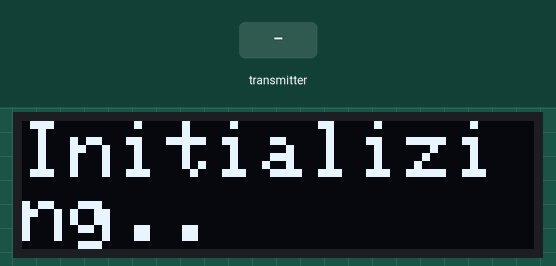
Bench run of a sketch on a simulated ESP32. On the bench: 128×32 one-colour display. The inputs (shaded band) are chosen by the test bench. What the sketch prints to the serial monitor is not drawn.

Above: at 1.2 s.
1.3 s: the transmitter starts sending waterLevelInPercentage = 0
At 2.5 s:
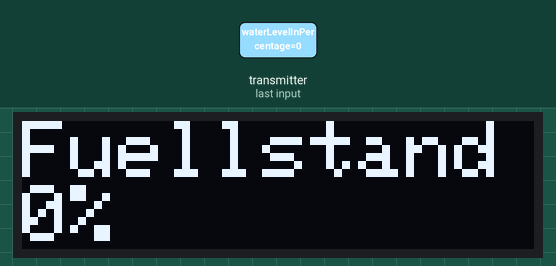
2.8 s: the transmitter starts sending waterLevelInPercentage = 25
At 3.7 s:
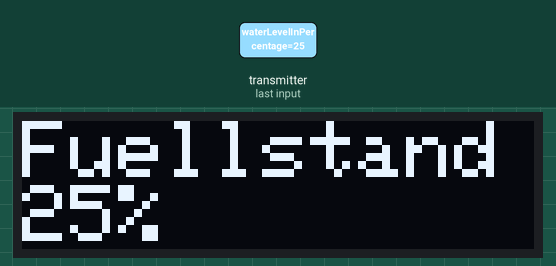
Timing chart, 0 to 5.8 s (numbered marks = the images above; inputs shaded):
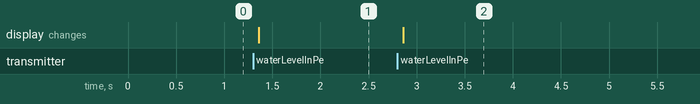

The sketch:

Server.ino
```cpp
#include "display.h"
#include <esp_now.h>
#include <WiFi.h>

// Structure example to receive data
// Must match the sender structure
typedef struct struct_message {
  int waterLevelInPercentage;
} struct_message;

// Create a struct_message called myData
struct_message _notificationData;
Oled_Display_128_32* oled = nullptr;

#define SDA_pin 3
#define SCL_pin 2

// callback function that will be executed when data is received
void OnDataRecv(const uint8_t * mac, const uint8_t *incomingData, int len) {
  memcpy(&_notificationData, incomingData, sizeof(_notificationData));
  // RemoteXY.waterlevel_control = static_cast<float>(_notificationData.waterLevelInPercentage);
  int level = static_cast<int>(_notificationData.waterLevelInPercentage);

  std::string result = std::to_string(level) + "%";
  const char* message = result.c_str();

  oled->PrintTextOnDisplay("Fuellstand",LINE_1, true, false);
  oled->PrintTextOnDisplay(message, LINE_2, false, true);
}

void setup() {
  // Initialize Serial Monitor
  Serial.begin(115200);

  oled = new Oled_Display_128_32(SDA_pin, SCL_pin);
  // Set device as a Wi-Fi Station
  WiFi.mode(WIFI_STA);

  // oled->Clear();
  oled->PrintTextOnDisplay("Initializing..",LINE_1,true,true);
  // oled->Flush();

  // Init ESP-NOW
  if (esp_now_init() != ESP_OK) {
    Serial.println("Error initializing ESP-NOW");
    return;
  }

  // Once ESPNow is successfully Init, we will register for recv CB to
  // get recv packer info
  esp_now_register_recv_cb(esp_now_recv_cb_t(OnDataRecv));
}

void loop() {

}
```

display.cpp
```cpp
#include "display.h"
#include <SPI.h>
#include <Wire.h>
#include <Adafruit_GFX.h>
#include <Adafruit_SSD1306.h>

    #define OLED_RESET     4 // Reset pin # (or -1 if sharing Arduino reset pin)
    Adafruit_SSD1306* display; // Globale Variable für das Display

    Oled_Display_128_32::Oled_Display_128_32(int sdaPin, int sclPin){
      Serial.println("ctr...");
      setupDisplay(128,32,OLED_RESET, sdaPin, sclPin);
    }

    void Oled_Display_128_32::Clear(){
      Serial.println("Clearing display...");
      if(!display) return;
      display->clearDisplay();
      Serial.println("cleared");
    }

    void Oled_Display_128_32::Flush(){

      Serial.println("flushing...");
      if(!display) return;
      display->display();
      Serial.println("flushed");
    }

    void Oled_Display_128_32::PrintTextOnDisplay(const char* text, int lineNumber, bool clear, bool flush) {

      int textSize = 2;
      if (!display) return;

      if(clear){
        Clear();
      }

      display->setTextSize(textSize);

      display->setCursor(0, lineNumber); // Position für den Text festlegen
      display->println(text); // Text auf dem Display ausgeben
      Serial.println("text set: "+ String(text));

      if(flush){
        Flush();
      }
    }


    void Oled_Display_128_32::setupDisplay(int screenWidth, int screenHeight, int oledReset, int sdaPin, int sclPin) {
        if (display != nullptr) return; // Verhindert doppelte Initialisierung

        Wire.setPins(sdaPin, sclPin);
        display = new Adafruit_SSD1306(screenWidth, screenHeight, &Wire, oledReset);

        if (!display->begin(SSD1306_SWITCHCAPVCC, 0x3C)) {
            Serial.println("Display not initialized. Err.");
            delete display;
            display = nullptr;
            return;
        }

        Serial.println("setup Text");
        display->setTextSize(1);
        display->setTextColor(WHITE);
    }
```

display.h
```cpp
#include <Adafruit_SSD1306.h>

// void initDisplay(int width, int height);
// void printTextOnDisplay(const char* text, int x, int y, int textSize, bool clearDisplay);

// void Clear();
// void Flush();

#define LINE_1 0
#define LINE_2 16

class Oled_Display_128_32{
  public:
    Oled_Display_128_32(int sdaPin, int sclPin);
    void Clear();
    void Flush();
    void PrintTextOnDisplay(const char* text, int lineNumber, bool clear, bool flush);

  private:
    void setupDisplay(int screenWidth, int screenHeight, int oledReset,int sdaPin, int sclPin);
};
```

Measured:
- after the input at 1.3 s, the display: changes after 0.06 s (image 1)
- after the input at 2.8 s, the display: changes after 0.06 s (image 2)
